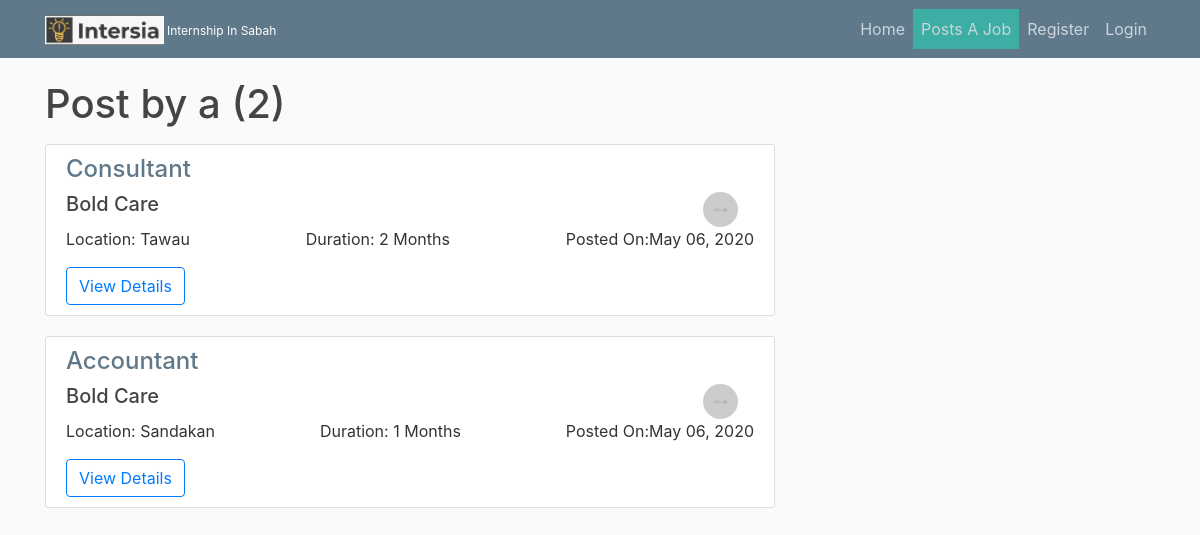
/user/a, run on an earlier commit of the app's database.
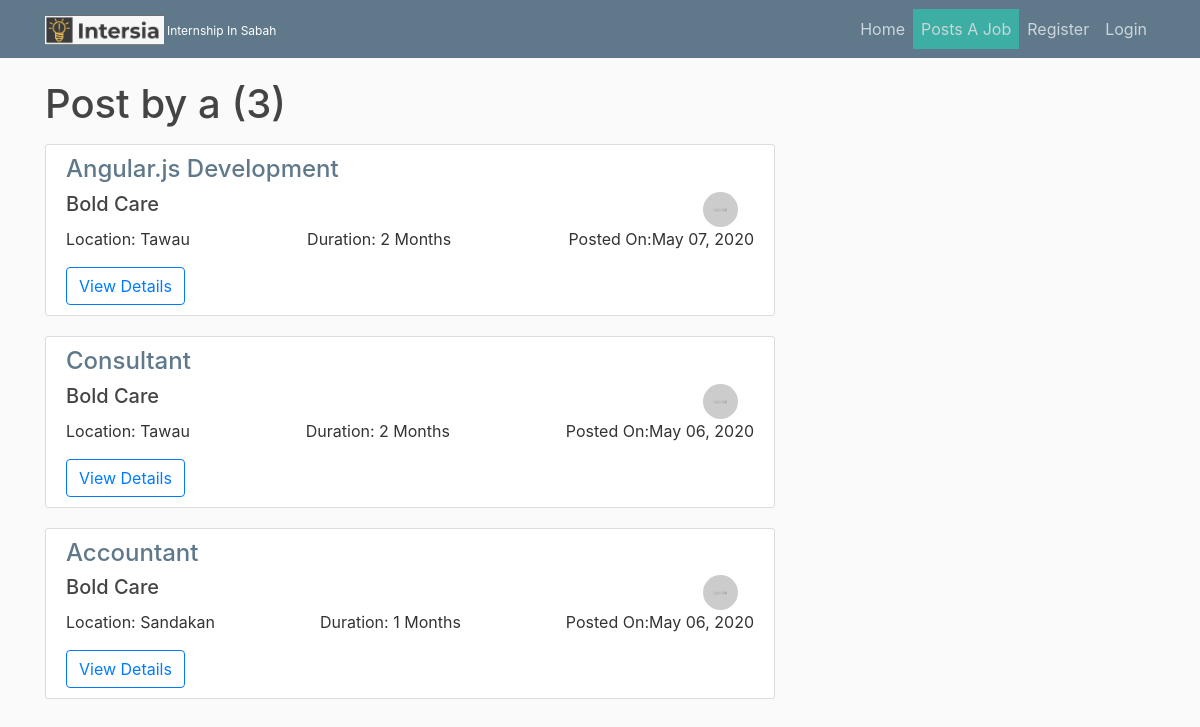
And on a later commit of the database.
### joblist/models.py (models this page shows, shortened)
class Post(models.Model):
    JOB_CATEGORY =(
    (".NET Development", ".NET Development"),
    ("3D Printing", "3D Printing"),
    ("Accounts", "Accounts"),
    ("Acting", "Acting"),
    ("Agriculture & Food Engineering", "Agriculture & Food Engineering"),
    ("Analytics", "Analytics"),
    ("Android App Development", "Android App Development"),
    ("Angular.js Development", "Angular.js Development"),
    ("Animation", "Animation"),
    ("Architecture", "Architecture"),
    ("Artificial Intelligence (AI)", "Artificial Intelligence (AI)"),
    ("ASP.NET Development", "ASP.NET Development"),
    ("Automobile Engineering", "Automobile Engineering"),
    ("Backend Development", "Backend Development"),
    ("Big Data", "Big Data"),
    ("Bioinformatics", "Bioinformatics"),
    ("Biology", "Biology"),
    ("Biotechnology Engineering", "Biotechnology Engineering"),
    ("Blogging", "Blogging"),
    ("Brand Management", "Brand Management"),
    ("CAD Design", "CAD Design"),
    ("Campus Ambassador", "Campus Ambassador"),
    ("Chartered Accountancy (CA)", "Chartered Accountancy (CA)"),
    ("Chemical Engineering", "Chemical Engineering"),
    ("Chemistry", "Chemistry"),
    ("Cinematography", "Cinematography"),
    ("Civil Engineering", "Civil Engineering"),
    ("Client Servicing", "Client Servicing"),
    ("Cloud Computing", "Cloud Computing"),
    ("Commerce", "Commerce"),
    ("Company Secretary (CS)", "Company Secretary (CS)"),
    ("Computer Science", "Computer Science"),
    ("Computer Vision", "Computer Vision"),
    ("Content Writing", "Content Writing"),
    ("Copywriting", "Copywriting"),
    ("Creative Writing", "Creative Writing"),
    ("Customer Service", "Customer Service"),
    ("Cyber Security", "Cyber Security"),
    ("Data Entry", "Data Entry"),
    ("Data Science", "Data Science"),
    ("Database Building", "Database Building"),
    ("Design", "Design"),
    ("Digital Marketing", "Digital Marketing"),
    ("Editorial", "Editorial"),
    ("Electrical Engineering", "Electrical Engineering"),
    ("Electronics Engineering", "Electronics Engineering"),
    ("Embedded Systems", "Embedded Systems"),
   ("Energy Science & Engineering", "Energy Science & Engineering"),
   ("Engineering", "Engineering"),
   ("Engineering Design", "Engineering Design"),
   ("Environmental Sciences", "Environmental Sciences"),
   ("Event Management", "Event Management"),
   ("Facebook Marketing", "Facebook Marketing"),
   ("Fashion Design", "Fashion Design"),
   ("Film Making", "Film Making"),
   ("Finance", "Finance"),
   ("Front End Development", "Front End Development"),
   ("Full Stack Development", "Full Stack Development"),
   ("Fundraising", "Fundraising"),
   ("Game Development", "Game Development"),
   ("General Management", "General Management"),
   ("Government", "Government"),
   ("Graphic Design", "Graphic Design"),
   ("Hospitality", "Hospitality"),
   ("Hotel Management", "Hotel Management"),
   ("Human Resources (HR)", "Human Resources (HR)"),
   ("Humanities", "Humanities"),
   ("Image Processing", "Image Processing"),
   ("Industrial & Production Engineering", "Industrial & Production Engineering"),
   ("Industrial Design", "Industrial Design"),
   ("Information Technology", "Information Technology"),
   ("Instrumentation & Control Engineering", "Instrumentation & Control Engineering"),
   ("Interior Design", "Interior Design"),
   ("Internet of Things (IoT)", "Internet of Things (IoT)"),
   ("iOS App Development", "iOS App Development"),
   ("Java Development", "Java Development"),
   ("Javascript Development", "Javascript Development"),
   ("Journalism", "Journalism"),
   ("Law", "Law"),
   ("Legal Research", "Legal Research"),
   ("Machine Learning", "Machine Learning"),
   ("Magento Development", "Magento Development"),
   ("Manufacturing Engineering", "Manufacturing Engineering"),
   ("Market/Business Research", "Market/Business Research"),
   ("Marketing", "Marketing"),
   ("Mathematics", "Mathematics"),
   ("Mathematics & Computing", "Mathematics & Computing"),
   ("MBA", "MBA"),
   ("Mechanical Engineering", "Mechanical Engineering"),
   ("Mechatronics", "Mechatronics"),
   ("Media", "Media"),
   ("Medicine", "Medicine"),
   ("Merchandise Design", "Merchandise Design"),
   ("Metallurgical Engineering", "Metallurgical Engineering"),
   ("Mobile App Development", "Mobile App Development"),
   ("Motion Graphics", "Motion Graphics"),
   ("Naval Architecture and Ocean Engineeering", "Naval Architecture and Ocean Engineeering"),
   ("Network Engineering", "Network Engineering"),
   ("NGO", "NGO"),
   ("Node.js Development", "Node.js Development"),
   ("Operations", "Operations"),
   ("Pharmaceutical", "Pharmaceutical"),
   ("Photography", "Photography"),
   ("PHP Development", "PHP Development"),
   ("Physics", "Physics"),
   ("Political/Economics/Policy Research", "Political/Economics/Policy Research"),
   ("Public Relations (PR)", "Public Relations (PR)"),
   ("Product Management", "Product Management"),
   ("Programming", "Programming"),
   ("Psychology", "Psychology"),
   ("Python/Django Development", "Python/Django Development"),
   ("Recruitment", "Recruitment"),
   ("Ruby on Rails", "Ruby on Rails"),
   ("Sales", "Sales"),
   ("Science", "Science"),
   ("Search Engine Optimization (SEO)", "Search Engine Optimization (SEO)"),
   ("Social Media Marketing", "Social Media Marketing"),
   ("Social Work", "Social Work"),
   ("Software Development", "Software Development"),
   ("Software Testing", "Software Testing"),
   ("Statistics", "Statistics"),
   ("Strategy", "Strategy"),
   ("Supply Chain Management (SCM)", "Supply Chain Management (SCM)"),
   ("Teaching", "Teaching"),
   ("Telecalling", "Telecalling"),
   ("Travel & Tourism", "Travel & Tourism"),
   ("UI/UX Design", "UI/UX Design"),
   ("Video Making/Editing", "Video Making/Editing"),
   ("Videography", "Videography"),
   ("Volunteering", "Volunteering"),
   ("Web Development", "Web Development"),
   ("Wordpress Development", "Wordpress Development"),
  )
    DAERAH= (('Works from Home','Works from Home'),('Tawau','Tawau'),('Sandakan','Sandakan'),('Lahad Datu','Lahad Datu'),('Kota Kinabalu','Kota Kinabalu'),('Semporna','Semporna'))
    DURATION =(('1 Months','1 Months'),('2 Months','2 Months'),('3 Months','3 Months'),('4 Months','4 Months'),('5 Months','5 Months'),('6 Months','6 Months'))
    AVAILABLE =(('1','1'),('2','2'),('3','3'),('3','3'),('4','4'),('5','5'),('6','6'),('7','7'),('8','8'),('9','9'),('10','10'),('11','11'),('12','12'),('13','13'),('14','14'),('15','15'),('16','16'),('17','17'),('18','18'),('19','19'),('20','20'))
    content = models.TextField("About the work")
    responsibility = models.TextField("Selected intern's day-to-day responsibilities include")
    skills= models.CharField(max_length=100)
    perks = models.CharField(max_length=100)
    who_apply= models.TextField("Who can apply")
    date_posted = models.DateTimeField(default=timezone.now)
    author = models.ForeignKey(User, on_delete =models.CASCADE)
    available = models.CharField(max_length=2,choices= AVAILABLE )
    category= models.CharField(max_length=100, choices= JOB_CATEGORY)
    daerah= models.CharField(max_length=100, choices= DAERAH)
    duration= models.CharField(max_length=100, choices= DURATION)
    contact= models.CharField(max_length=100)

### users/models.py (models this page shows, shortened)
class Profile(models.Model):
    user = models.OneToOneField(User, on_delete=models.CASCADE)
    image= models.ImageField(default='default.jpg',upload_to="profile_pics")
    about_company=models.TextField()
    company_name =models.CharField(max_length=100)

### joblist/views.py (the view)
# urls.py: path('user/<str:username>', UserPostListView.as_view(), name='user-posts'),
class UserPostListView(ListView):
    model = Post
    template_name = 'joblist/user_post.html'
    context_object_name = 'posts'
    paginate_by = 15
    def get_queryset(self):
        user = get_object_or_404(User, username=self.kwargs.get('username'))
        return Post.objects.filter(author=user).order_by('-date_posted')

### joblist/templates/joblist/user_post.html (shortened to what this page needs)
{% extends "joblist/base.html" %}
{% block content %}
<h1 class="mb-3">Post by {{ view.kwargs.username}} ({{ page_obj.paginator.count}})</h1>
{% for post in posts %}
<article class="media content-section">
  <div class="media-body">
    <h4><a class="article-title" href="{% url 'post-detail' post.id %}" style="color: #5F788A;">{{ post.category }}</a></h4>
    <div style="display: flex;justify-content: space-between;">
      <h5>{{ post.author.profile.company_name }}</h5>   <img src="{{ post.author.profile.image.url }}" alt="" class="rounded-circle article-img">
    </div>
    <div class="" style="display: flex;justify-content: space-between;">
      <p>Location: {{ post.daerah }}</p>
      <p>Duration: {{ post.duration }}</p>
        <p>Posted On:{{ post.date_posted|date:"F d, Y" }}</p>
    </div>
      <a class="btn btn-outline-primary" href="{% url 'post-detail' post.id %}">View Details</a>
  </div>
</article>
{% endfor %}
{% endblock content %}

What changed in the data, as far as the page shows it:
added Post: category "Angular.js Development", author.profile.company_name "Bold Care", author.profile.image (placeholder picture), daerah "Tawau", duration "2 Months", date_posted "May 07, 2020"
Also different on the page:
{{ page_obj.paginator.count }}: "2" → "3"
